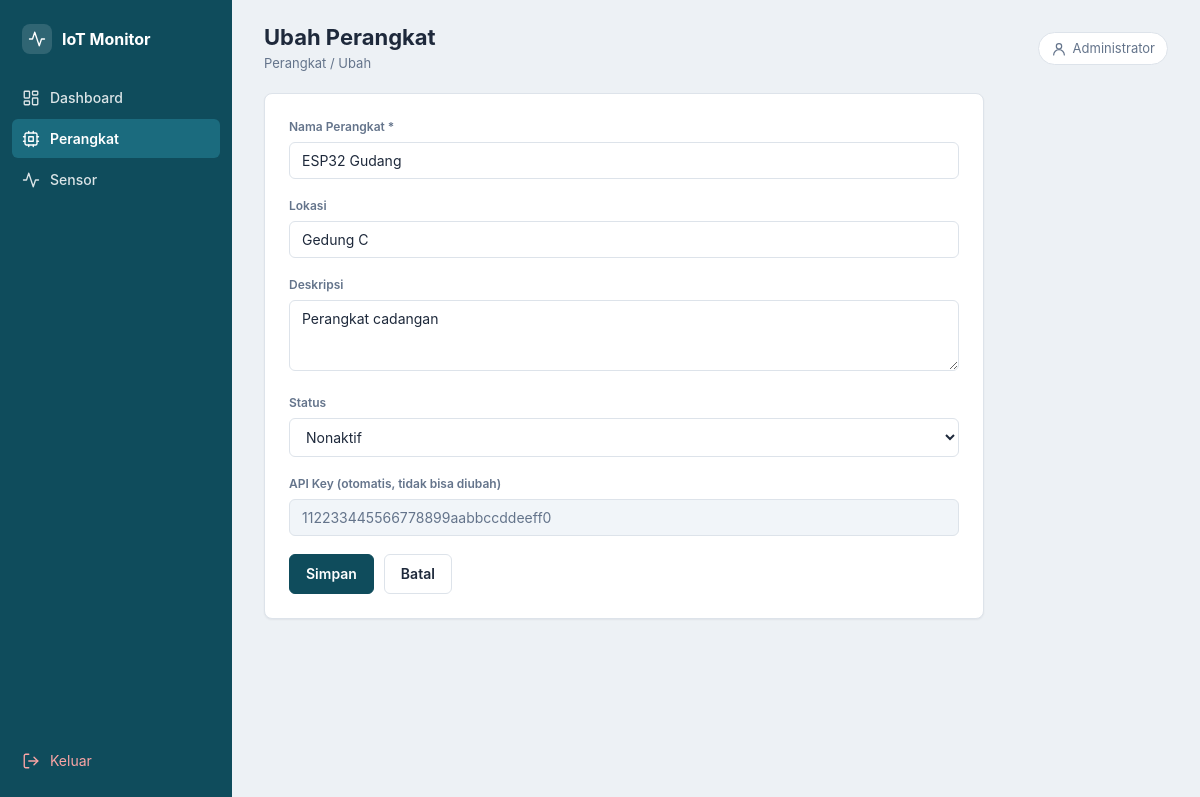
Screenshot of /perangkat/ubah.php?id=3 (signed in) with the database file from the repository.
### tables this page shows
CREATE TABLE `perangkat` (
  `id` int(11) NOT NULL,
  `nama_perangkat` varchar(100) NOT NULL,
  `lokasi` varchar(100) DEFAULT NULL,
  `deskripsi` text DEFAULT NULL,
  `api_key` varchar(64) NOT NULL,
  `status` enum('aktif','nonaktif') NOT NULL DEFAULT 'aktif',
  `terakhir_aktif` datetime DEFAULT NULL,
  `created_at` datetime DEFAULT current_timestamp()
);

### perangkat/ubah.php (called while the page is built, shortened)
<?php
require __DIR__ . '/../config/database.php';
require __DIR__ . '/../includes/functions.php';
$id = (int)($_GET['id'] ?? 0);
try {
    $stmt = $pdo->prepare("SELECT * FROM perangkat WHERE id = :id");
    $stmt->execute([':id' => $id]);
    $row = $stmt->fetch();
} catch (PDOException $e) {
    error_log('Ubah perangkat: ' . $e->getMessage());
    $row = false;
}
$apiKey = $row['api_key'];
$v = [
    'nama_perangkat' => $row['nama_perangkat'],
    'lokasi'         => (string)$row['lokasi'],
    'deskripsi'      => (string)$row['deskripsi'],
    'status'         => $row['status'],
];
$judul = 'Ubah Perangkat'; $subjudul = 'Perangkat / Ubah'; $menu = 'perangkat'; $mode = 'ubah';
require __DIR__ . '/../includes/header.php';
require __DIR__ . '/_form.php';
require __DIR__ . '/../includes/footer.php';

### includes/functions.php (called while the page is built, shortened)
<?php
function e($s): string {
    return htmlspecialchars((string)$s, ENT_QUOTES, 'UTF-8');
}

### perangkat/_form.php (the view, shortened to what this page needs)
<form method="post" class="card form-card">
    <div class="field">
        <label>Nama Perangkat *</label>
        <input type="text" name="nama_perangkat" maxlength="100" value="<?= e($v['nama_perangkat']) ?>" required>
    </div>
    <div class="field">
        <label>Lokasi</label>
        <input type="text" name="lokasi" maxlength="100" value="<?= e($v['lokasi']) ?>">
    </div>
    <div class="field">
        <label>Deskripsi</label>
        <textarea name="deskripsi" rows="3"><?= e($v['deskripsi']) ?></textarea>
    </div>
    <div class="field">
        <label>Status</label>
        <select name="status">
            <option value="nonaktif" <?= $v['status'] === 'nonaktif' ? 'selected' : '' ?>>Nonaktif</option>
        </select>
    </div>
    <?php if ($mode === 'ubah'): ?>
    <div class="field">
        <label>API Key (otomatis, tidak bisa diubah)</label>
        <input type="text" value="<?= e($apiKey) ?>" readonly>
    </div>
    <?php else: ?>
        <p class="hint">API key dibuat otomatis saat data disimpan.</p>
    <?php endif; ?>
    <div class="actions">
        <button class="btn" type="submit">Simpan</button>
        <a class="btn btn-outline" href="index.php">Batal</a>
    </div>
</form>

### assets/css/style.css (style rules this page uses)
:root { --teal: #0F4C5C; --teal-d: #0B3A47; --teal-l: #1B6B7E; --bg: #EDF1F5; --card: #fff; --text: #1E293B; --muted: #64748B; --border: #DDE3EA; --hover: #F1F5F9; --ok: #15803D; --ok-bg: #DCFCE7; --bad: #B91C1C; --bad-bg: #FEE2E2; --radius: 8px; --shadow: 0 1px 2px rgba(15, 23, 42, .06); }
* { box-sizing: border-box; }
body { margin: 0; font-family: Inter, "Segoe UI", Arial, sans-serif; font-size: 14px; line-height: 1.5; background: var(--bg); color: var(--text); -webkit-font-smoothing: antialiased; }
a { color: var(--teal); }
button, input, select, textarea { font-family: inherit; color: var(--text); }
::placeholder { color: #94A3B8; opacity: 1; }
.app { display: flex; min-height: 100vh; }
.card { background: var(--card); border: 1px solid var(--border); border-radius: var(--radius); box-shadow: var(--shadow); }
.btn { display: inline-flex; align-items: center; justify-content: center; padding: 9px 16px; border: 1px solid var(--teal); border-radius: 6px; background: var(--teal); color: #fff; font-size: 14px; font-weight: 600; line-height: 1.4; text-decoration: none; cursor: pointer; transition: background .15s, border-color .15s; }
.btn-outline { background: #fff; color: var(--text); border-color: var(--border); }
.form-card { max-width: 720px; padding: 24px; }
.field { margin-bottom: 18px; }
.field label { display: block; margin-bottom: 6px; color: var(--muted); font-size: 12px; font-weight: 600; }
.field input, .field textarea, .field select { width: 100%; padding: 9px 12px; border: 1px solid var(--border); border-radius: 6px; background: #fff; font-size: 14px; }
.field input[readonly] { background: var(--hover); color: var(--muted); }
.actions { display: flex; gap: 10px; margin-top: 8px; }

### rows the page displays
perangkat: nama_perangkat "ESP32 Gudang", lokasi "Gedung C", deskripsi "Perangkat cadangan", status "Nonaktif", api_key "112233445566778899aabbccddeeff0"

### other values shown
$label "Dashboard"
$label "Perangkat"
$label "Sensor"
$judul "Ubah Perangkat"
$subjudul "Perangkat / Ubah"
$nama "Administrator"
